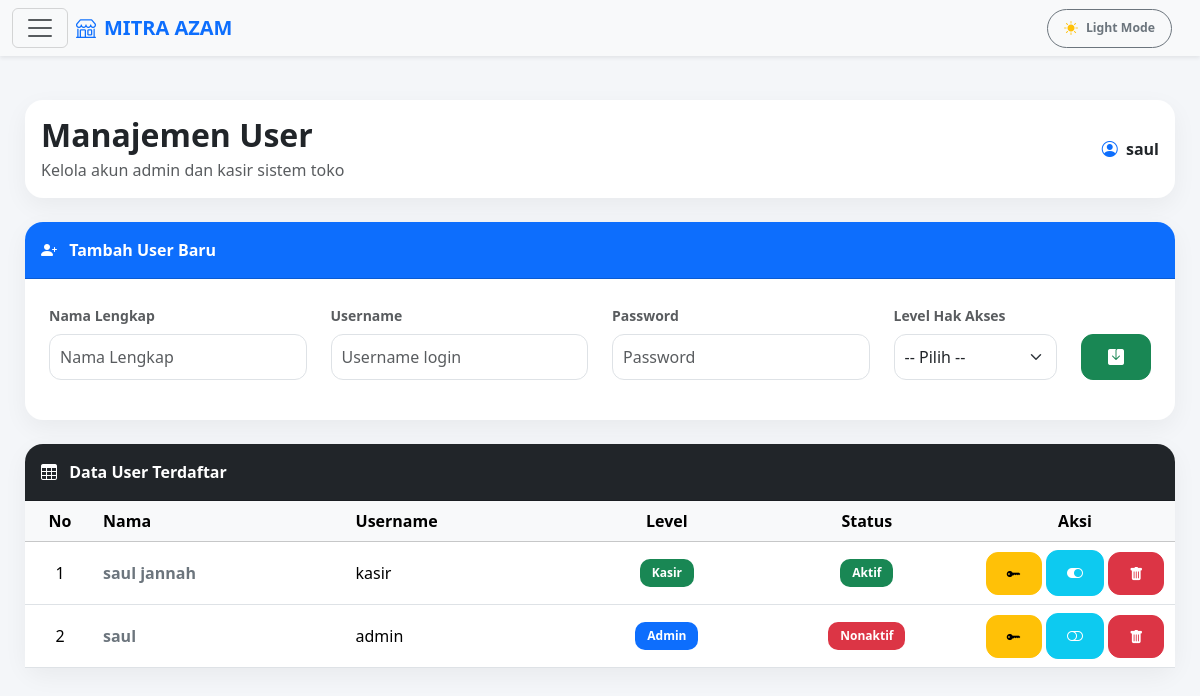
Screenshot of /admin/manajemen_user.php (signed in) with the database file from the repository.
### tables this page shows
CREATE TABLE `users` (
  `id_user` int(11) NOT NULL AUTO_INCREMENT,
  `nama` varchar(100) NOT NULL,
  `username` varchar(50) NOT NULL,
  `email` varchar(100) NOT NULL,
  `telepon` varchar(20) NOT NULL,
  `foto` varchar(255) NOT NULL,
  `password` varchar(255) NOT NULL,
  `level` enum('admin','kasir') NOT NULL,
  `status` varchar(100) NOT NULL,
  `last_login` datetime DEFAULT NULL,
  PRIMARY KEY (`id_user`)
);

### admin/manajemen_user.php (the view, shortened to what this page needs)
<?php
require_once '../config/koneksi.php';
$current_tema = $_SESSION['tema'] ?? 'light';
$user = mysqli_query($conn, "SELECT * FROM users ORDER BY id_user DESC");
?>
<!DOCTYPE html>
<html lang="id" data-bs-theme="<?= $current_tema ?>">
<head>
    <link href="https://cdn.jsdelivr.net/npm/bootstrap@5.3.3/dist/css/bootstrap.min.css" rel="stylesheet">
    <link rel="stylesheet" href="https://cdn.jsdelivr.net/npm/bootstrap-icons@1.11.3/font/bootstrap-icons.min.css">
</head>
<body>
<nav class="navbar bg-body-tertiary fixed-top shadow-sm">
  <div class="container-fluid">
    <button class="navbar-toggler" type="button" data-bs-toggle="offcanvas" data-bs-target="#offcanvasNavbar" aria-controls="offcanvasNavbar">
      <span class="navbar-toggler-icon"></span>
    </button>
    <a class="navbar-brand d-flex align-items-center me-auto ms-2 fw-bold text-primary" href="dashboard.php">
      <i class="bi bi-shop me-2"></i> MITRA AZAM
    </a>
    <button class="btn btn-sm btn-outline-secondary rounded-pill px-3 py-2 d-flex align-items-center gap-2 me-3" id="themeToggleBtn">
        <i class="bi <?= $current_tema == 'dark' ? 'bi-moon-stars-fill text-warning' : 'bi-sun-fill text-warning'; ?>"></i>
        <span class="small fw-semibold d-none d-md-inline"><?= $current_tema == 'dark' ? 'Dark Mode' : 'Light Mode'; ?></span>
    </button>
  </div>
</nav>
<div class="content">
    <div class="card mb-4 bg-white">
        <div class="card-body d-flex justify-content-between align-items-center flex-wrap">
            <div>
                <h2 class="fw-bold mb-1">Manajemen User</h2>
                <p class="mb-0 text-muted">Kelola akun admin dan kasir sistem toko</p>
            </div>
            <div class="fw-bold">
                <i class="bi bi-person-circle text-primary me-1"></i> <?= htmlspecialchars($_SESSION['nama'] ?? 'User'); ?>
            </div>
        </div>
    </div>
    <div class="card mb-4">
        <div class="card-header bg-primary text-white p-3">
            <i class="bi bi-person-plus-fill me-2"></i> Tambah User Baru
        </div>
        <div class="card-body p-4">
            <form method="POST">
                <div class="row align-items-end">
                    <div class="col-md-3 mb-3">
                        <label class="form-label small fw-bold text-muted">Nama Lengkap</label>
                        <input type="text" name="nama" class="form-control" placeholder="Nama Lengkap" required>
                    </div>
                    <div class="col-md-3 mb-3">
                        <label class="form-label small fw-bold text-muted">Username</label>
                        <input type="text" name="username" class="form-control" placeholder="Username login" required>
                    </div>
                    <div class="col-md-3 mb-3">
                        <label class="form-label small fw-bold text-muted">Password</label>
                        <input type="password" name="password" class="form-control" placeholder="Password" required>
                    </div>
                    <div class="col-md-2 mb-3">
                        <label class="form-label small fw-bold text-muted">Level Hak Akses</label>
                        <select name="level" class="form-select" required>
                            <option value="">-- Pilih --</option>
                        </select>
                    </div>
                    <div class="col-md-1 mb-3 d-grid">
                        <button type="submit" name="tambah" class="btn btn-success w-100">
                            <i class="bi bi-save-fill"></i>
                        </button>
                    </div>
                </div>
            </form>
        </div>
    </div>
    <div class="card">
        <div class="card-header bg-dark text-white p-3">
            <i class="bi bi-table me-2"></i> Data User Terdaftar
        </div>
        <div class="card-body p-0 table-responsive">
            <table class="table table-hover align-middle mb-0">
                <thead class="table-light">
                    <tr>
                        <th class="text-center" width="70">No</th>
                        <th>Nama</th>
                        <th>Username</th>
                        <th class="text-center">Level</th>
                        <th class="text-center">Status</th>
                        <th class="text-center" width="200">Aksi</th>
                    </tr>
                </thead>
                <tbody>
                <?php if(mysqli_num_rows($user) > 0): ?>
                    <?php $no = 1; ?>
                    <?php while($u = mysqli_fetch_assoc($user)): ?>
                    <tr>
                        <td class="text-center"><?= $no++; ?></td>
                        <td class="fw-semibold text-secondary"><?= htmlspecialchars($u['nama']); ?></td>
                        <td><?= htmlspecialchars($u['username']); ?></td>
                        <td class="text-center">
                            <?php if($u['level'] == 'admin'): ?>
                                <span class="badge bg-primary">Admin</span>
                            <?php else: ?>
                                <span class="badge bg-success">Kasir</span>
                            <?php endif; ?>
                        </td>
                        <td class="text-center">
                            <?php if(strtolower(trim($u['status'])) == 'aktif'): ?>
                                <span class="badge bg-success">Aktif</span>
                            <?php else: ?>
                                <span class="badge bg-danger">Nonaktif</span>
                            <?php endif; ?>
                        </td>
                        <td class="text-center">
                            <a href="?reset=<?= $u['id_user']; ?>" class="btn btn-warning btn-sm" title="Reset Password" onclick="return confirm('Reset password menjadi 123456?')">
                                <i class="bi bi-key-fill"></i>
                            </a>
                            <a href="?status=<?= $u['id_user']; ?>" class="btn btn-info btn-sm text-white" title="Ubah Status" onclick="return confirm('Ubah status user ini?')">
                                <?php if(strtolower(trim($u['status'])) == 'aktif'): ?>
                                    <i class="bi bi-toggle-on fs-6"></i>
                                <?php else: ?>
                                    <i class="bi bi-toggle-off fs-6"></i>
                                <?php endif; ?>
                            </a>
                            <a href="?hapus=<?= $u['id_user']; ?>" class="btn btn-danger btn-sm" title="Hapus User" onclick="return confirm('Yakin ingin menghapus user ini?')">
                                <i class="bi bi-trash-fill"></i>
                            </a>
                        </td>
                    </tr>
                    <?php endwhile; ?>
                <?php else: ?>
                    <tr>
                        <td colspan="6" class="text-center text-danger p-4 fw-bold">Data user kosong</td>
                    </tr>
                <?php endif; ?>
                </tbody>
            </table>
        </div>
    </div>
</div>
</body>
</html>

### admin/manajemen_user.php (style rules this page uses)
:root { --primary: #0d6efd; }
body { background: #f4f6f9; font-family: 'Segoe UI', sans-serif; overflow-x: hidden; transition: background 0.3s, color 0.3s; }
.content { padding: 25px; margin-top: 75px; }
.card { border: none; border-radius: 18px; box-shadow: 0 8px 25px rgba(0,0,0,0.05); }
.card-header { border-radius: 18px 18px 0 0 !important; font-weight: 600; }
.btn { border-radius: 12px; padding: 10px 20px; font-weight: 600; }
.form-control, .form-select { border-radius: 12px; padding: 10px; }
.badge { padding: 8px 12px; border-radius: 10px; font-weight: 600; }

### rows the page displays
users: nama "saul jannah", username "kasir", level "Kasir", status "Aktif"
users: nama "saul", username "admin", level "Admin", status "Nonaktif"

### other values shown
$_SESSION['nama'] "saul"
